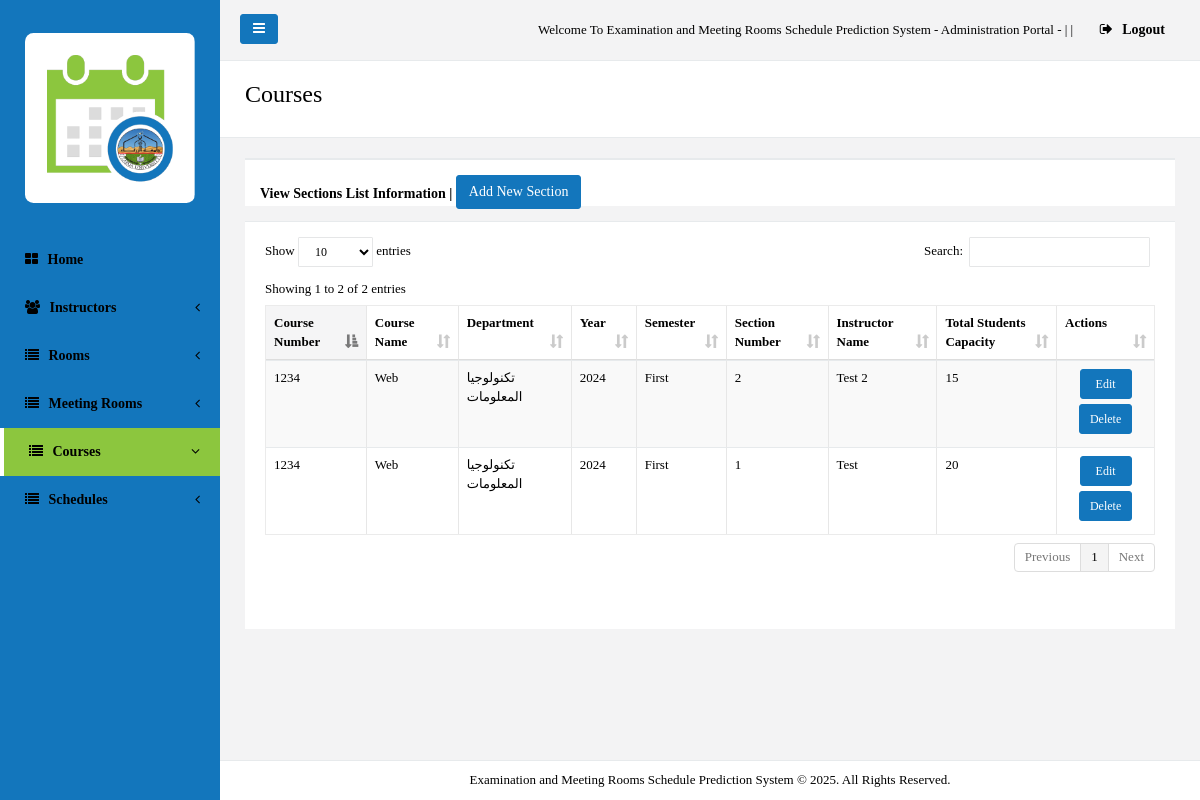
The page /Administrator/Manage_Sections.php?C_ID=2 (signed in) on the database its author committed.
### tables this page shows
CREATE TABLE `sections` (
  `ID` int(20) NOT NULL,
  `Year` varchar(250) NOT NULL,
  `Semester` varchar(250) NOT NULL,
  `Department` varchar(250) NOT NULL,
  `Course_ID` int(20) NOT NULL,
  `Instructor_ID` int(20) NOT NULL,
  `Section_Number` int(20) NOT NULL,
  `Total_Students_Capacity` int(10) NOT NULL
);

CREATE TABLE `courses` (
  `ID` int(20) NOT NULL,
  `Year` varchar(250) NOT NULL,
  `Semester` varchar(250) NOT NULL,
  `Department` varchar(250) NOT NULL,
  `Course_Number` varchar(250) NOT NULL,
  `Course_Name` varchar(250) NOT NULL,
  `Mid_Hours` int(2) NOT NULL,
  `Final_Hours` int(2) NOT NULL
);

CREATE TABLE `instructors` (
  `ID` int(20) NOT NULL,
  `Year` varchar(250) NOT NULL,
  `Semester` varchar(250) NOT NULL,
  `Department` varchar(250) NOT NULL,
  `Instructor_Name` varchar(250) NOT NULL,
  `Instructor_Username` varchar(250) NOT NULL,
  `Instructor_Password` varchar(250) NOT NULL
);

### Administrator/Manage_Sections.php (the view, shortened to what this page needs)
<?php
include("../includes/config.php");
$Year = $_SESSION['Year'];
$Semester = $_SESSION['Semester'];
$Department = $_SESSION['Department'];
$C_ID = $_GET['C_ID'];
$Course_Name = $_GET['Course_Name'];
?>
<!DOCTYPE html>
<html>
<head>
   <link href="css/bootstrap.min.css" rel="stylesheet">
	    <link href="css/plugins/bootstrap/bootstrap.min.css" rel="stylesheet">
    <link href="font-awesome/css/font-awesome.css" rel="stylesheet">
	    <link href="css/plugins/dataTables/datatables.min.css" rel="stylesheet">
    <link href="css/plugins/toastr/toastr.min.css" rel="stylesheet">
    <link href="js/plugins/gritter/jquery.gritter.css" rel="stylesheet">
    <link href="css/animate.css" rel="stylesheet">
    <link href="css/style.css" rel="stylesheet">
</head>
<body style="back">
    <div id="wrapper">
        <nav class="navbar-default navbar-static-side" role="navigation">
            <div class="sidebar-collapse">
                <ul class="nav metismenu" id="side-menu">
                    <li class="nav-header">
                        <div class="dropdown profile-element"> <span>
                            <img alt="image" class="img-circle" src="img/logo2.jpg" width="100%"/>
                             </span>
                        </div>
                    </li>
                    <li class="">
                        <a href="index.php"><i class="fa fa-th-large"></i> <span class="nav-label">Home</span></a>
                    </li>
                       <li >
                        <a href="#"><i class="fa fa-users"></i> <span class="nav-label">Instructors</span><span class="fa arrow"></span></a>
                    </li>
					   <li>
                        <a href="#"><i class="fa fa-list"></i> <span class="nav-label">Rooms</span><span class="fa arrow"></span></a>
                    </li>
					 <li>
                        <a href="#"><i class="fa fa-list"></i> <span class="nav-label">Meeting Rooms</span><span class="fa arrow"></span></a>
                    </li>
					   <li class="active">
                        <a href="#"><i class="fa fa-list"></i> <span class="nav-label">Courses</span><span class="fa arrow"></span></a>
                    </li>
						 <li>
                        <a href="#"><i class="fa fa-list"></i> <span class="nav-label">Schedules</span><span class="fa arrow"></span></a>
                    </li>
                </ul>
            </div>
        </nav>
        <div id="page-wrapper" class="gray-bg dashbard-1">
        <div class="row border-bottom">
        <nav class="navbar navbar-static-top" role="navigation" style="margin-bottom: 0">
        <div class="navbar-header">
            <a class="navbar-minimalize minimalize-styl-2 btn btn-primary " href="#"><i class="fa fa-bars"></i> </a>
        </div>
            <ul class="nav navbar-top-links navbar-right">
                <li>
                    <span class="m-r-sm text-muted welcome-message">Welcome To Examination and Meeting Rooms Schedule Prediction System - Administration Portal -  |  | </span>
                </li>
                <li>
                    <a href="Logout.php">
                        <i class="fa fa-sign-out"></i> Logout
                    </a>
                </li>
            </ul>
        </nav>
        </div>
        <div class="row wrapper border-bottom white-bg page-heading">
                <div class="col-lg-10">
                    <h2>Courses</h2>
                </div>
                <div class="col-lg-2">
                </div>
            </div>
 <div class="wrapper wrapper-content animated fadeInRight">
            <div class="row">
                <div class="col-lg-12">
                <div class="ibox float-e-margins">
                    <div class="ibox-title">
                        <h5>View Sections List Information | <a href="Add_New_Section.php?Department=<?php echo $Department; ?>&Semester=<?php echo $Semester; ?>&Year=<?php echo $Year; ?>&Course_Name=<?php echo $Course_Name; ?>&C_ID=<?php echo $C_ID; ?>" class="btn btn-primary">Add New Section</a></h5>
                    </div>
                          <div class="ibox-content">
                     <div class="table-responsive">
                    <table class="table table-striped table-bordered table-hover dataTables-example" >
                    <thead>
                    <tr>
                             <th>Course Number</th>
                            <th>Course Name</th>
							<th>Department</th>
							<th>Year</th>
                            <th>Semester</th>
                           <th>Section Number</th>
                            <th>Instructor Name</th>
                            <th>Total Students Capacity</th>
                        <th>Actions</th>
                    </tr>
                    </thead>
                    <tbody>
                    <?php
					$sql1 = mysqli_query($dbConn,"select * from sections where Course_ID='$C_ID' order by ID DESC");
					while ($row1 = mysqli_fetch_array($sql1)){
						$S_ID = $row1['ID'];
											$Year = $row1['Year'];
											$Semester = $row1['Semester'];
											$Department = $row1['Department'];
											$Instructor_ID = $row1['Instructor_ID'];
						$Section_Number = $row1['Section_Number'];
						$Total_Students_Capacity = $row1['Total_Students_Capacity'];
				$sql6 = mysqli_query($dbConn,"select * from instructors where ID='$Instructor_ID'");
					$row6 = mysqli_fetch_array($sql6);
					$Instructor_Name = $row6['Instructor_Name'];
$sql7 = mysqli_query($dbConn,"select * from courses where ID='$C_ID'");
					$row7 = mysqli_fetch_array($sql7);
					$Course_Number = $row7['Course_Number'];
					$Course_Name = $row7['Course_Name'];
					?>
                    <tr class="grade">
                          <td><?php echo $Course_Number; ?></td>
                          <td><?php echo $Course_Name; ?></td>
						  <td><?php echo $Department; ?></td>
						  <td><?php echo $Year; ?></td>
                          <td><?php echo $Semester; ?></td>
                          <td><?php echo $Section_Number; ?></td>
                          <td><?php echo $Instructor_Name; ?></td>
                          <td><?php echo $Total_Students_Capacity; ?></td>
 <td><center>
<a href="Edit_Section.php?S_ID=<?php echo $S_ID; ?>&C_ID=<?php echo $C_ID; ?>" style="width:52px" class="btn btn-primary btn-sm" role="button">Edit</a>
 <a href="JavaScript:if(confirm('Are You Sure To Delete This Section ?')==true)
{location.replace('Delete_Section.php?S_ID=<?php echo $S_ID; ?>&C_ID=<?php echo $C_ID; ?>')}" class="btn btn-primary btn-sm" role="button">Delete</a>
 </center></td>
 </tr>
                    <?php
					}
					?>
                    </tbody>
                    </table>
                        </div>
                        </div>
                    </div>
                </div>
               </div></div>
                <div class="footer">
                    <div>
                         <center>Examination and Meeting Rooms Schedule Prediction System © 2025. All Rights Reserved.</center>
                    </div>
                </div>
            </div>
        </div>
</body>
</html>

### Administrator/Manage_Sections.php (style rules this page uses)
body { font-family: myFirstFont; }

### rows shown on the page
sections: Course_ID.Course_Number "1234", Course_ID.Course_Name "Web", Department "تكنولوجيا المعلومات", Year "2024", Semester "First", Section_Number "2", Instructor_ID.Instructor_Name "Test 2", Total_Students_Capacity "15"
sections: Course_ID.Course_Number "1234", Course_ID.Course_Name "Web", Department "تكنولوجيا المعلومات", Year "2024", Semester "First", Section_Number "1", Instructor_ID.Instructor_Name "Test", Total_Students_Capacity "20"
